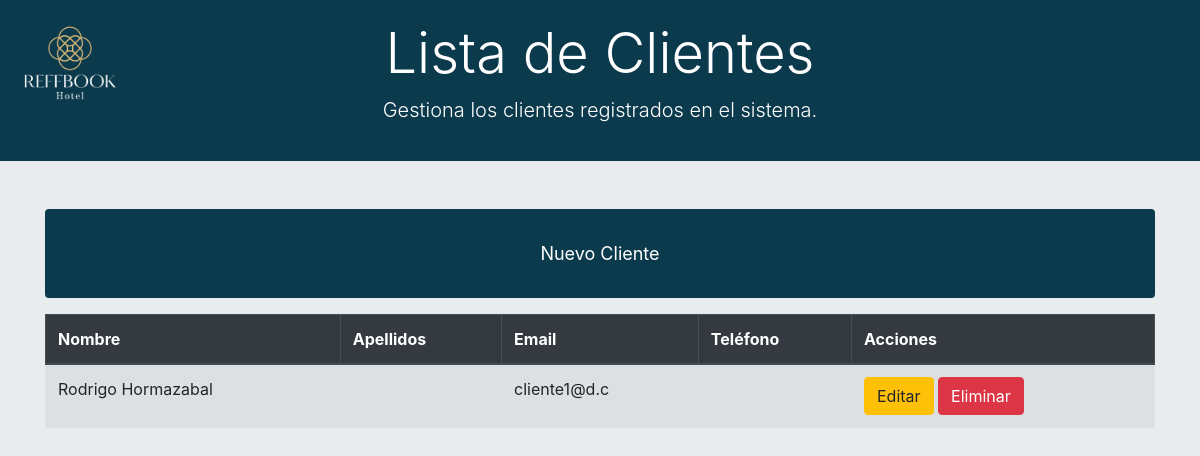
/adminrf/clientes/ (signed in), run on an earlier commit of the app's database.
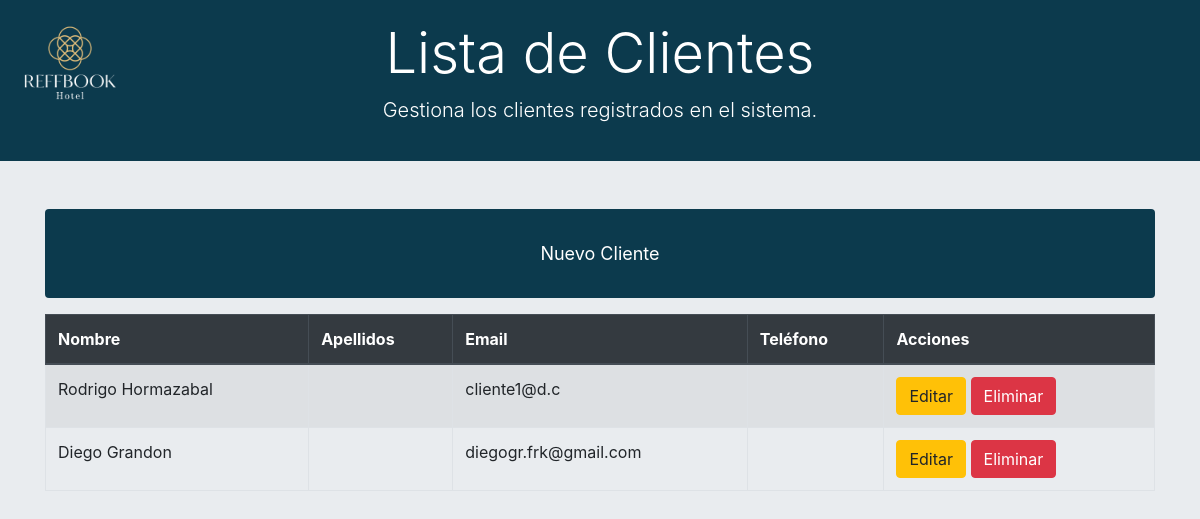
And on a later commit of the database.
### core/models.py (models this page shows, shortened)
class Cliente(models.Model):
    cliente_nombre = models.CharField(max_length=100)
    cliente_apellidos = models.CharField(max_length=100)
    cliente_email = models.EmailField(max_length=150)
    cliente_telefono = models.CharField(max_length=15)
    usuario = models.OneToOneField(User, on_delete=models.CASCADE)

### core/views.py (the view)
# urls.py: path('adminrf/clientes/', views.adminrf_cliente_list, name='adminrf_cliente_list'),
@login_required
def adminrf_cliente_list(request):
    clientes = Cliente.objects.all()
    return render(request, 'core/adminrf_cliente_list.html', {'clientes': clientes})

### core/templates/core/adminrf_cliente_list.html (shortened to what this page needs)
<!DOCTYPE html>
<html lang="es">
<head>
    {% load static %}
    <link rel="stylesheet" href="https://stackpath.bootstrapcdn.com/bootstrap/4.5.2/css/bootstrap.min.css">
    <link rel="stylesheet" href="{% static 'css/adminrf_styles.css' %}">
</head>
<body>
    <img src="{% static 'img/reffbook_logo.png' %}" alt="Reffbook Logo" class="logo">
    <div class="header">
        <h1 class="display-4">Lista de Clientes</h1>
        <p class="lead">Gestiona los clientes registrados en el sistema.</p>
    </div>
    <div class="container mt-5">
        <a href="{% url 'adminrf_cliente_create' %}" class="btn btn-custom mb-3">Nuevo Cliente</a>
        <table class="table table-striped table-bordered table-hover">
            <thead class="thead-dark">
                <tr>
                    <th>Nombre</th>
                    <th>Apellidos</th>
                    <th>Email</th>
                    <th>Teléfono</th>
                    <th>Acciones</th>
                </tr>
            </thead>
            <tbody>
                {% for cliente in clientes %}
                <tr>
                    <td>{{ cliente.cliente_nombre }}</td>
                    <td>{{ cliente.cliente_apellidos }}</td>
                    <td>{{ cliente.cliente_email }}</td>
                    <td>{{ cliente.cliente_telefono }}</td>
                    <td>
                        <a href="{% url 'adminrf_cliente_update' cliente.pk %}" class="btn btn-warning">Editar</a>
                        <button class="btn btn-danger" data-toggle="modal" data-target="#confirmDeleteModal" data-id="{{ cliente.pk }}">Eliminar</button>
                    </td>
                </tr>
                {% endfor %}
            </tbody>
        </table>
    </div>
</body>
</html>

What changed in the data, as far as the page shows it:
added Cliente: cliente_nombre "Diego Grandon", cliente_email "diegogr.frk@gmail.com"
